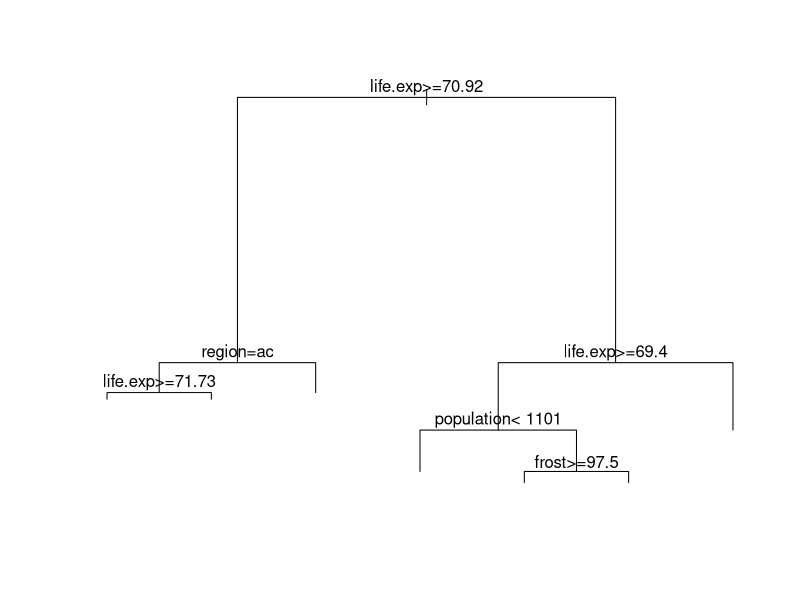

R code for this plot: (Note: this script raises an error after producing the figure.)
library(rpart)
library(proto)
getParameters <- function() parent.env(environment())
# we should
itemp <- function(y, offset, parms, wt) {
  if (is.matrix(y) && ncol(y) > 1)
    stop("Matrix response not allowed")
  if (!missing(parms) && length(parms) > 0)
    warning("parameter argument ignored")
  if (length(offset)) y <- y - offset
  sfun <- function(yval, dev, wt, ylevel, digits ) {
    paste(" mean=", format(signif(yval, digits)),
          ", MSE=" , format(signif(dev/wt, digits)),
          sep = '')
  }
  parms$i <- 10
  environment(sfun) <- .GlobalEnv
  curEnv=parent.env(environment())
  assign("myspl", 1, envir = curEnv)
  print(paste('mys =', curEnv$myspl))
  list(y = c(y), parms = parms, numresp = 1, numy = 1, summary = sfun)
}

etemp <- function(y, wt, parms) {
  print('at eval')
  curEnv=parent.env(environment())
  # print(curEnv$myspl)
  curEnv$myspl < - 1
  parms$i[1] <- 10
  wmean <- sum(y*wt)/sum(wt)
  rss <- sum(wt*(y-wmean)^2)

  # print(paste('wm=',wt[1:5], 'rss=',rss))
  wt[1] <- 100
  list(label = wmean, deviance = rss)
}

stemp <- function(y, wt, x, parms, continuous)
{
  # Center y
  # print('at split')
  # print(parms)
  curEnv=parent.env(environment())
  curEnv$myspl <- curEnv$myspl + 1
  print(curEnv$myspl)
  print(parms$i)
  # print('x')
  # print(x)
  n <- length(y)
  wt[1] <- wt[1] + 1
  print(wt)
  y <- y- sum(y*wt)/sum(wt)
  if (continuous) {
    # continuous x variable
    temp <- cumsum(y*wt)[-n]
    left.wt <- cumsum(wt)[-n]
    right.wt <- sum(wt) - left.wt
    lmean <- temp/left.wt
    rmean <- -temp/right.wt
    goodness <- (left.wt*lmean^2 + right.wt*rmean^2)/sum(wt*y^2)
    list(goodness = goodness, direction = sign(lmean), parms=parms)
  } else {
    # Categorical X variable
    ux <- sort(unique(x))
    wtsum <- tapply(wt, x, sum)
    ysum <- tapply(y*wt, x, sum)
    means <- ysum/wtsum
    # For anova splits, we can order the categories by their means
    # then use the same code as for a non-categorical
    ord <- order(means)
    n <- length(ord)
    temp <- cumsum(ysum[ord])[-n]
    left.wt <- cumsum(wtsum[ord])[-n]
    right.wt <- sum(wt) - left.wt
    lmean <- temp/left.wt
    rmean <- -temp/right.wt
    list(goodness= (left.wt*lmean^2 + right.wt*rmean^2)/sum(wt*y^2),
         direction = ux[ord], parms=parms)
  }
}

ginisplit_d <- function(y, wt, x) {
  y <- y / wt
  n <- length(y)
  x1 <- x[1]
  # vals that on the left
  y_l <- y[x == x1]
  counts_l <- unnamed(tapply(y_l, as.factor(y_l), sum))
  gini_l <- 1 - sum((counts_l / lentth(y_l)) ^ 2)

  y_r <- y[x != x1]

}


ginisplit <- function(y, x, continuous) {
  if(continuous) {

  } else {}
}

mystate <- data.frame(state.x77, region=state.region)
names(mystate) <- casefold(names(mystate)) #remove mixed case

ulist <- list(eval = etemp, split = stemp, init = itemp)
fit1 <- rpart(murder ~ population + illiteracy + income + life.exp +
                hs.grad + frost + region, data = mystate,
              method = ulist, minsplit = 10, parms=list(i = 1))

par(xpd = TRUE)
plot(fit1)
text(fit1, use.n=TRUE)
# f <- function(la) {
#   print(la)
#   la$i <- 10
#   print(la)
# }
# l <- data.frame(i=1)
# print(l)
# f(l)
# print(l)
